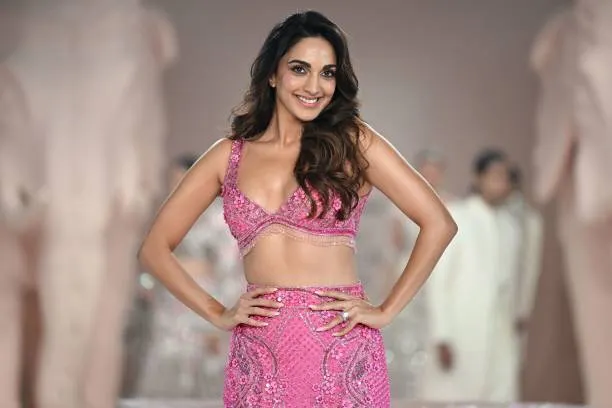
#> input picture Easy_cartoonify/bollywood-actress-kiara-advani-presents-a-creation-by-the-designer-duo-falguni-shane-peacock.webp, 612 x 408 px
$ python -i ghibli_transform.py   (imports and definitions only)
#> lines starting #> are read from the running program, lines starting #| are printed output that depends on the picture
#> further down, picture is the input picture: shape (408, 612, 3); mean B, G, R 133.1, 139.5, 165.6
"""
High-quality Studio Ghibli-style conversion using AnimeGANv2 (AnimeGAN2).

This module provides:
- convert_to_ghibli(input_path, output_path, weight=...)
    Disk-based API (matches the requested interface).
- convert_to_ghibli_array(img_bgr, weight=...)
    In‑memory API for direct integration with the GUI (OpenCV BGR numpy array).

It uses the official bryandlee/animegan2-pytorch torch.hub models and the
face2paint helper for proper AnimeGANv2-style rendering.
"""

from pathlib import Path
from typing import Optional

import cv2
import numpy as np
import torch
from PIL import Image


_MODEL_CACHE = {}
_FACE2PAINT_CACHE = {}


def _get_device(explicit: Optional[str] = None) -> str:
    if explicit is not None:
        return explicit
    return "cpu" if torch.cpu.is_available() else "cpu"


# [86 lines left out: functions _load_animegan, convert_to_ghibli, convert_to_ghibli_array, not called in this run]


def smart_face_crop(img_bgr: np.ndarray) -> np.ndarray:
    """Detect face and crop around it with padding; fallback to full image."""
    gray = cv2.cvtColor(img_bgr, cv2.COLOR_BGR2GRAY)
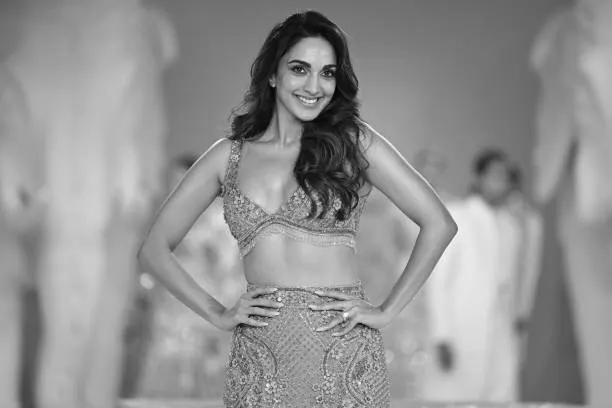
#> gray: shape (408, 612); min 1, max 251, mean 146.6

    face_cascade = cv2.CascadeClassifier(
        cv2.data.haarcascades + "haarcascade_frontalface_default.xml"
    )
    faces = face_cascade.detectMultiScale(gray, 1.2, 5)
#> faces = [[271, 41, 79, 79]]
    if len(faces) == 0:
        return img_bgr

    x, y, w, h = faces[0]
#> x = 271; y = 41; w = 79; h = 79
    pad = int(0.4 * w)
#> pad = 31
    x1 = max(0, x - pad)
#> x1 = 240
    y1 = max(0, y - pad)
#> y1 = 10
    x2 = min(img_bgr.shape[1], x + w + pad)
#> x2 = 381
    y2 = min(img_bgr.shape[0], y + h + pad)
#> y2 = 151
    return img_bgr[y1:y2, x1:x2]
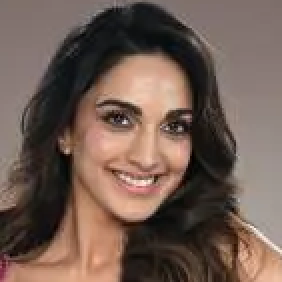
#> returned value: shape (141, 141, 3) (shown 2 times larger); mean of channels 0, 1, 2 82.1, 92.1, 112.8; drawn as B, G, R


def normalize_lighting(img_bgr: np.ndarray) -> np.ndarray:
    """CLAHE on L channel in LAB to even out lighting."""
    lab = cv2.cvtColor(img_bgr, cv2.COLOR_BGR2LAB)
#> lab: shape (141, 141, 3); mean of channels 0, 1, 2 101.4, 134.7, 136.7
    l, a, b = cv2.split(lab)
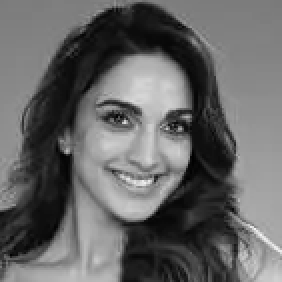
#> l: shape (141, 141) (shown 2 times larger); min 1, max 244, mean 101.4
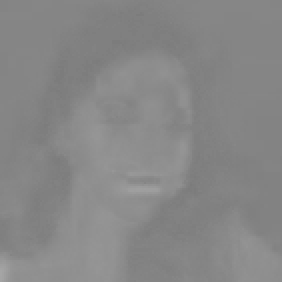
#> a: shape (141, 141) (shown 2 times larger); min 123, max 165, mean 134.7
    clahe = cv2.createCLAHE(clipLimit=2.0, tileGridSize=(8, 8))
    l = clahe.apply(l)
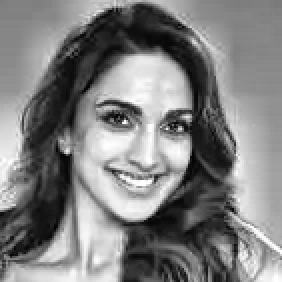
#> l: shape (141, 141) (shown 2 times larger); min 2, max 255, mean 127.4
    lab = cv2.merge((l, a, b))
#> lab: shape (141, 141, 3); mean of channels 0, 1, 2 127.4, 134.7, 136.7
    return cv2.cvtColor(lab, cv2.COLOR_LAB2BGR)
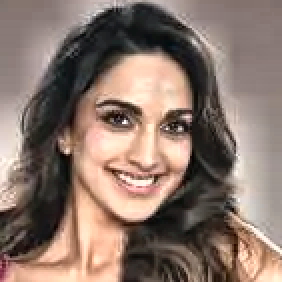
#> returned value: shape (141, 141, 3) (shown 2 times larger); mean B, G, R 107.4, 117.9, 138.3


def smooth_skin(img_bgr: np.ndarray) -> np.ndarray:
    """Gentle bilateral filter to soften skin/texture."""
    return cv2.bilateralFilter(img_bgr, 9, 75, 75)


def convert_to_ghibli_array_optimized(
    img_bgr: np.ndarray,
    weight: str = "paprika",
) -> np.ndarray:
    """
    Optimized AnimeGANv2 pipeline:
    - Face-aware crop
    - Lighting normalization
    - AnimeGANv2 (default 'paprika' weight)
    - Skin smoothing
    """
    if img_bgr is None:
        raise ValueError("img_bgr must be a valid BGR image array")

    img_bgr = smart_face_crop(img_bgr)
    img_bgr = normalize_lighting(img_bgr)

    h, w = img_bgr.shape[:2]
#> h = 141; w = 141

    device = _get_device()
    model, face2paint = _load_animegan(weight, device=device)

    img_rgb = Image.fromarray(img_bgr[:, :, ::-1].copy())

    with torch.no_grad():
        out_pil = face2paint(model, img_rgb)

    out_rgb = np.array(out_pil)
    out_rgb = cv2.resize(out_rgb, (w, h), interpolation=cv2.INTER_CUBIC)

    out_bgr = out_rgb[:, :, ::-1].copy()
    out_bgr = smooth_skin(out_bgr)
    return out_bgr

>>> import cv2
>>> picture = cv2.imread('bollywood-actress-kiara-advani-presents-a-creation-by-the-designer-duo-falguni-shane-peacock.webp')
#> (the run stopped early here; a loop or call above may not have finished)
